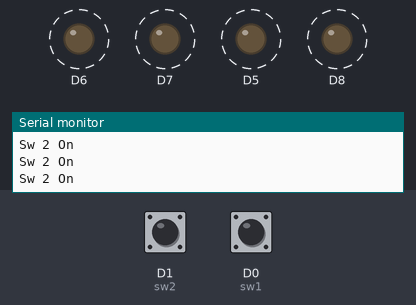
Bench run of a sketch on a simulated ESP8266 (NodeMCU). On the bench: output pins drawn as LEDs (lit = HIGH), the last lines printed to the serial monitor. Dashed ring = blinking. The test bench sets the inputs (shaded band); at power-on: D1 (sw2) LOW, D0 (sw1) HIGH.

Above: at 2.6 s.
2.7 s: D1 (sw2) pulled HIGH for 1.1 s
At 4.3 s:
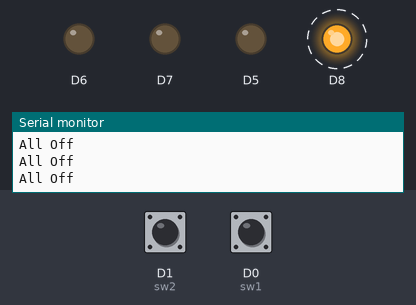
7.7 s: D0 (sw1) pulled LOW for 3.2 s
At 11.6 s:
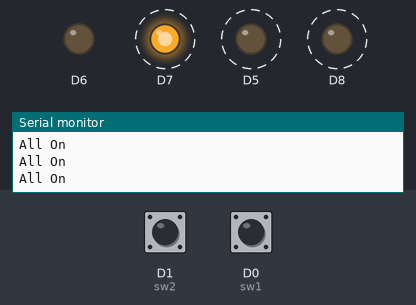
16.3 s: D1 (sw2) pulled HIGH for 3.2 s
At 20.95 s:
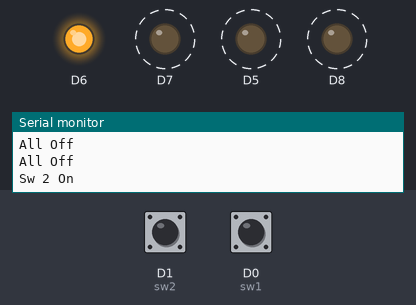
21.0 s: D0 (sw1) pulled LOW for 1.1 s
26.0 s: D1 (sw2) driven HIGH and D0 (sw1) driven LOW
29.9 s: D1 (sw2) driven LOW
At 30.8 s:
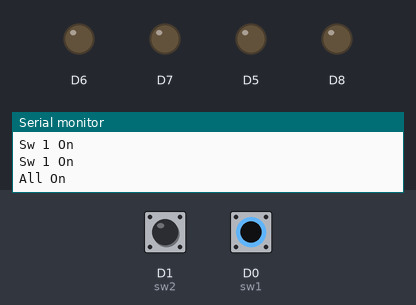
Timing chart, 0 to 32.5 s (numbered marks = the images above; inputs shaded):
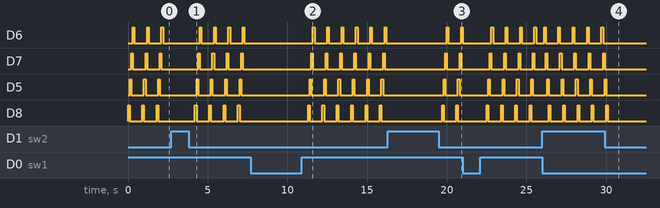

Measured:
- after the input at 29.9 s, D6: stops changing and stays LOW; D7: goes on until 29.9 s, then stays LOW; D5: goes on until 30.0 s, then stays LOW; D8: goes on until 30.1 s, then stays LOW

The sketch:

sw_led2.ino
```cpp
#include <Wire.h>
#include <LiquidCrystal_I2C.h>

//blink left to right and Right to left control by SW1 and SW2
//Power by Mr.Pornchai
#define sw1 D0
#define sw2 D1
#define scl D3
#define sda D4
int sw1State = 0;
int sw2State = 0;

void setup() {
  // put your setup code here, to run once:
  Serial.begin(115200);
  ///Serial.println("Test");
  pinMode(sw1, INPUT);
  pinMode(sw2, INPUT);
  pinMode(scl,OUTPUT);
  pinMode(sda,OUTPUT);
  for (int i = 12; i <= 15; i++) {
    pinMode(i, OUTPUT);
  }
}

void loop() {
  // put your main code here, to run repeatedly:
  // read the state of the pushbutton value:
  sw1State = digitalRead(sw1);
  sw2State = digitalRead(sw2);

  // check if the pushbutton is pressed. If it is, the buttonState is HIGH:
  if (sw1State == LOW && sw2State == HIGH ) {
    ltor();
    Serial.println("Sw 1 On");

  } else if (sw1State == HIGH && sw2State == LOW ) {
    rtol();
    Serial.println("Sw 2 On");
  } else if (sw1State == LOW && sw2State == LOW) {
    Serial.println("All On");
  } else {
    ledOff();
    Serial.println("All Off");
  }
  delay(500);
}

void ltor() {
  for (int i = 12; i <= 15; i++) {
    digitalWrite(i, HIGH);
    delay(100);
    digitalWrite(i, LOW);
  }
}

void rtol() {
  for (int i = 15; i >= 12; i--) {
    digitalWrite(i, HIGH);
    delay(100);
    digitalWrite(i, LOW);
  }
}

void ledOff() {
  for (int i = 12; i <= 15; i++) {
    digitalWrite(i, LOW);
  }
}
```
